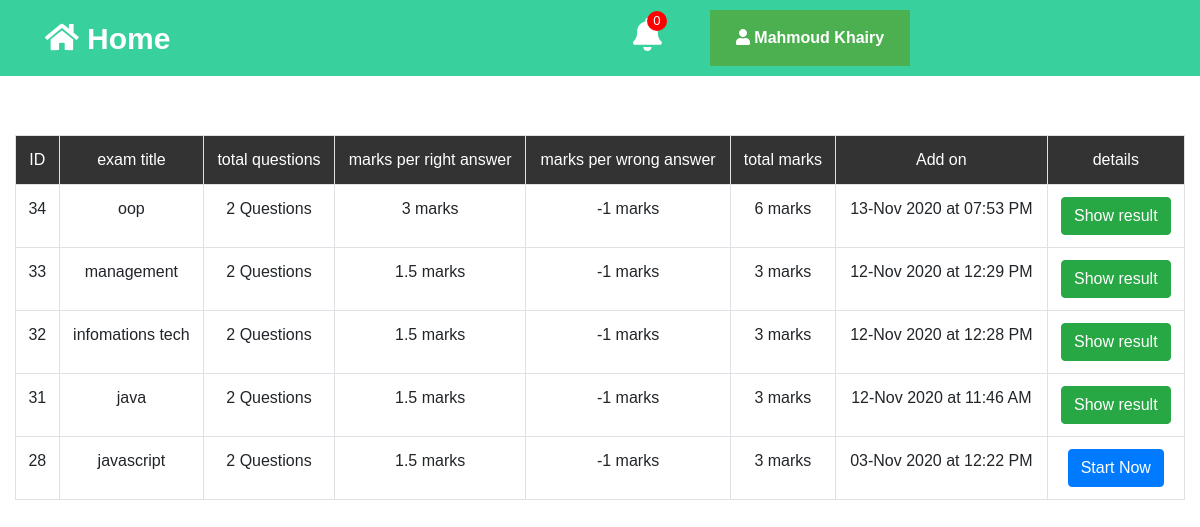
/details_exam.php?prof_id=1 (signed in), run on the app's committed database.
### tables this page shows
CREATE TABLE `student` (
  `stu_id` int(11) NOT NULL,
  `ID` varchar(255) NOT NULL,
  `username` varchar(255) NOT NULL,
  `password` varchar(255) NOT NULL,
  `old_pass` varchar(255) NOT NULL,
  `last_up` varchar(255) NOT NULL,
  `gender` int(11) NOT NULL DEFAULT 0,
  `collge` int(11) NOT NULL DEFAULT 0,
  `level` int(11) NOT NULL,
  `address` varchar(255) NOT NULL,
  `mobile` varchar(255) NOT NULL,
  `creat_on` varchar(255) NOT NULL
);

CREATE TABLE `online_exam` (
  `exam_id` int(11) NOT NULL,
  `prof_id` int(11) NOT NULL,
  `exam_title` varchar(255) NOT NULL,
  `total_ques` int(11) NOT NULL,
  `marks_per_right_answer` float NOT NULL,
  `marks_per_wrong_answer` float NOT NULL,
  `creat_on` varchar(255) NOT NULL,
  `exam_status` int(11) NOT NULL DEFAULT 0
);

### init.php (called while the page is built, shortened)
<?php
$tmpl = "C:\\xampp\\htdocs\\online_exam\\include\\template\\";
$header = $tmpl."header.php";
$css = "../../../online_exam/include/template/layout/css//";
include $header;

### details_exam.php (the view, shortened to what this page needs)
<?php
include 'init.php';
if (isset($_GET["prof_id"]) && is_numeric($_GET["prof_id"])) {
    $prof_id = $_GET["prof_id"];
    $stmt = $con->prepare("SELECT * FROM online_exam WHERE prof_id = ? AND exam_status = ? ORDER BY exam_id DESC");
    $stmt->execute(array($prof_id, 1));
    $allexam = $stmt->fetchAll();
    $stmt2 = $con->prepare("SELECT * FROM student WHERE stu_id = ?");
    $stmt2->execute(array($_SESSION["stu_id"]));
    $allinfo = $stmt2->fetch();
    $count = $stmt2->rowCount();
    if ($count > 0) {
        include $nav;
?>
        <div class="container-fluid">
            <div class="row">
                <div class="col-lg-12">
                    <div class="allcou">
                        <table class="table table-bordered table_cou">
                            <tr>
                                <td>ID</td>
                                <td> exam title</td>
                                <td> total questions</td>
                                <td> marks per right answer</td>
                                <td> marks per wrong answer</td>
                                <td>total marks</td>
                                <td>Add on</td>
                                <td>details</td>
                            </tr>
                            <?php
                            foreach ($allexam as $exam) {
                                $stmt3 = $con->prepare("SELECT * FROM user_exam_answer WHERE stud_id  = ? AND exam_id = ?");
                                $stmt3->execute(array($_SESSION["stu_id"], $exam["exam_id"]));
                                $count2 = $stmt3->rowCount();
                            ?>
                                <tr>
                                    <td><?php echo $exam["exam_id"] ?></td>
                                    <td><?php echo $exam["exam_title"] ?></td>
                                    <td><?php echo $exam["total_ques"] . '  Questions' ?></td>
                                    <td><?php echo $exam["marks_per_right_answer"] . ' marks' ?></td>
                                    <td><?php echo '-' . $exam["marks_per_wrong_answer"] . ' marks' ?></td>
                                    <td><?php echo $exam["total_ques"] * $exam["marks_per_right_answer"] . '  marks'; ?></td>
                                    <td><?php echo $exam["creat_on"] ?></td>
                                    <td>
                                        <?php
                                        if ($count2 == 0) {
                                        ?>
                                            <a href="quest.php?exam_id=<?php echo $exam['exam_id']; ?>" class="btn btn-primary">Start Now<a>
                                                <?php
                                            } else {
                                                ?>
                                                    <button type="button" class="btn btn-success" data-toggle="modal" data-target="#exampleModal_<?php echo $exam["exam_id"]; ?>">Show result</button>
                                                <?php
                                            }
                                                ?>
                                    </td>
                                </tr>
                            <?php
                            }
                            ?>
                        </table>
                    </div>
                </div>
            </div>
        </div>
<?php
        include $footer;
    } else {
        header("location:loginstudent.php");
    }
} else {
    header("location:loginstudent.php");
}

### include/template/header.php (shortened to what this page needs)
<!DOCTYPE html>
<html lang="en">
<head>
    <link rel="stylesheet" href="<?php echo $css;?>fontawes/font1/css/all.css">
    <link rel="stylesheet" href="<?php echo $css;?>bootstrap.css">
    <link rel="stylesheet" href="<?php echo $css;?>style.css">
</head>
<body>

### include/template/nav.php (shortened to what this page needs)
<?php
include 'conn.php';
$stmt = $con->prepare("SELECT * FROM prof_student WHERE stu_id = ?");
$stmt->execute(array($_SESSION["stu_id"]));
$allprof_id = $stmt->fetchAll();
$x = 0;
foreach ($allprof_id as $prof_id) {
    $stmt = $con->prepare("SELECT * FROM `notification` WHERE con_status = 0 AND prof_id = ? AND std_id  = ?");
    $stmt->execute(array($prof_id["prof_id"] ,$_SESSION["stu_id"]));
    $count = $stmt->rowCount();
    $x = $x + $count;
}
?>
<nav class="navstudent">
    <div class="container">
        <div class="row">
            <div class="col-lg-6" style="font-size: 30px; color:#16b681;margin-top: 0.5%;">
                <a href="exam.php" class="exam"> <i class="fa fa-home"></i> Home </a>
            </div>
            <div class="col-lg-6">
                <div class="row">
                    <div class="col-lg-2">
                        <div class="dropmenu">
                            <div class="not"> <?php echo $x; ?> </div>
                            <div><i class="fas fa-bell"></i> </div>
                        </div>
                    </div>
                    <div class="col-lg-8">
                        <div class="dropdown">
                            <button class="dropbtn"> <i class="fa fa-user"></i> <b> <?php echo ucwords($allinfo["username"]); ?> </b></button>
                        </div>
                    </div>
                </div>
            </div>
        </div>
    </div>
</nav>

### include/template/footer.php (shortened to what this page needs)
</body>
</html>

### include/template/layout/css/style.css (style rules this page uses)
* { padding: 0; margin: 0; box-sizing: border-box; }
body { font-family: 'Poppins', sans-serif; }
.navstudent { background-color: #38d19e; padding: 10px; color: #fff; }
.exam { color: #fff !important; font-weight: bold; transition: all 0.45s ease-in-out; }
.allcou { text-align: center; margin-top: 5%; }
table tr:first-of-type td { background-color: #333; color: #fff; }
a { color: #fff; }
.dropbtn { background-color: #4CAF50; color: white; padding: 16px; font-size: 16px; border: none; min-width: 200px; }
.dropdown { position: relative; display: inline-block; }
.navstudent .dropmenu, .navstudent .dropemail { margin-top: 1%; font-size: 33px; text-align: center; cursor: pointer; position: relative; }
.dropmenu .not, .dropemail .email { font-size: 13px; position: absolute; width: 20px; height: 20px; background-color: #f00; border-radius: 50%; left: 49%; top: 0; }

### data on the page
student: username "Mahmoud Khairy"
online_exam: exam_id "34", exam_title "oop", total_ques "2", marks_per_right_answer "3", marks_per_wrong_answer "1", $exam["total_ques"] * $exam["marks_per_right_answer"] "6", creat_on "13-Nov 2020 at 07:53 PM"
online_exam: exam_id "33", exam_title "management", total_ques "2", marks_per_right_answer "1.5", marks_per_wrong_answer "1", $exam["total_ques"] * $exam["marks_per_right_answer"] "3", creat_on "12-Nov 2020 at 12:29 PM"
online_exam: exam_id "32", exam_title "infomations tech", total_ques "2", marks_per_right_answer "1.5", marks_per_wrong_answer "1", $exam["total_ques"] * $exam["marks_per_right_answer"] "3", creat_on "12-Nov 2020 at 12:28 PM"
online_exam: exam_id "31", exam_title "java", total_ques "2", marks_per_right_answer "1.5", marks_per_wrong_answer "1", $exam["total_ques"] * $exam["marks_per_right_answer"] "3", creat_on "12-Nov 2020 at 11:46 AM"
online_exam: exam_id "28", exam_title "javascript", total_ques "2", marks_per_right_answer "1.5", marks_per_wrong_answer "1", $exam["total_ques"] * $exam["marks_per_right_answer"] "3", creat_on "03-Nov 2020 at 12:22 PM"

### other printed values
$x "0"
